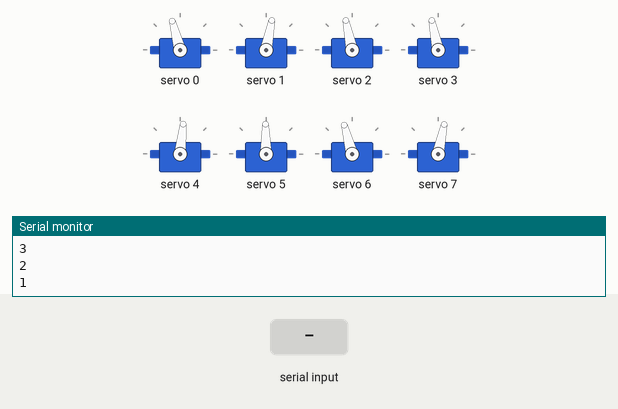
Simulated run of this sketch. Board: ESP32. On the bench: 8 × servo, the last lines printed to the serial monitor. The test bench sets the inputs (shaded band).

Above: at 12.2 s.
12.3 s: "2" received over Serial
At 14.56 s:
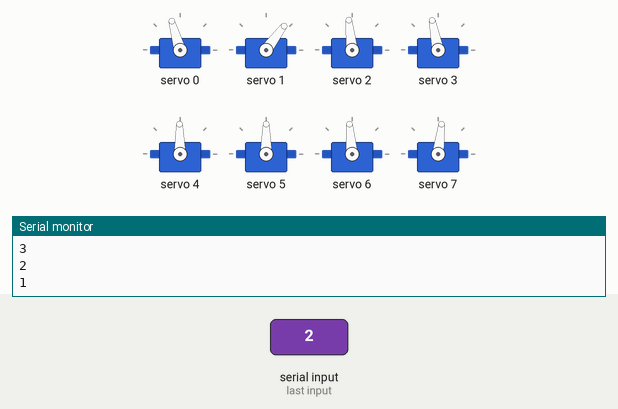
15.3 s: "1" received over Serial
18.3 s: "0" received over Serial
At 19.2 s:
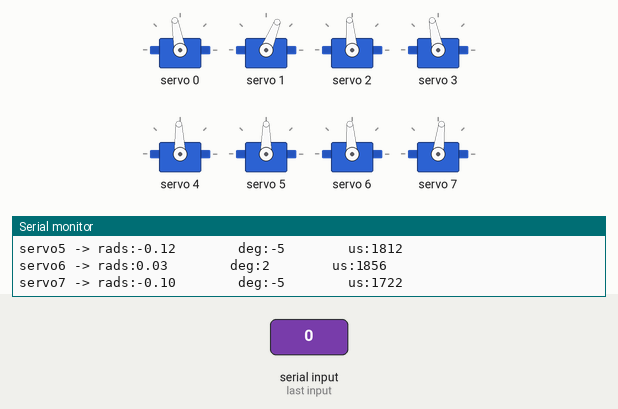
Timing chart, 0 to 21.3 s (numbered marks = the images above; inputs shaded):
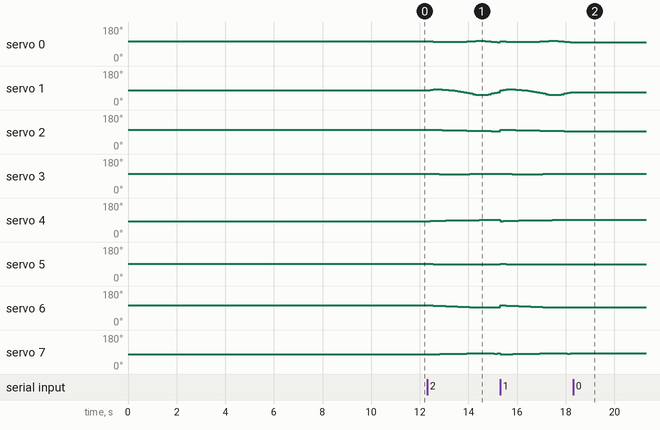

The sketch:

2D_SS_lift_57.ino
```cpp
// HOW TO:
// ------------------------------
// Serial input = 2 -> Steps through gait sequence once and stops at the end.
// Serial input = 1 -> Steps through gait sequence in a loop.
// Serial input = 0 -> Stops infinite loop at the node where it is at that moment

//Gait template
#include <Wire.h>
#include <Adafruit_PWMServoDriver.h>

Adafruit_PWMServoDriver pca9685 = Adafruit_PWMServoDriver();

#define SERVO_FREQ 300
#define SER0 0 //Hip 1
#define SER1 1 //Knee 1
#define SER2 2 //Hip 2
#define SER3 3 //Knee 2
#define SER4 4 //Hip 3
#define SER5 5 //Knee 3
#define SER6 6 //Hip 4
#define SER7 7 //Knee 4

// Insert servo angles here:
// For 3D gaits, these angles are obtained from linearisation.py
// For 2D gaits, these angles are obtained from 2D_trajectory_reader.py
float SS_servo0[] = {-2.92496122e-01, -2.67370765e-01, -2.44000588e-01, -2.22364343e-01, -2.14529329e-01, -2.14431125e-01, -2.14332921e-01, -2.14234717e-01, -2.14136513e-01, -2.14038308e-01, -2.13940104e-01, -2.25276940e-01, -2.40425983e-01, -2.55575025e-01, -2.70724067e-01, -2.85873109e-01, -3.00070330e-01, -3.05602250e-01, -3.00723882e-01, -2.84541633e-01, -2.58076420e-01, -2.25980709e-01, -1.93206988e-01, -1.57362912e-01, -1.20623250e-01, -8.37201268e-02, -4.75615693e-02, -1.71504315e-02, -4.66620885e-03, -1.72093892e-04,  2.27651159e-03,  4.72511707e-03,  5.61090003e-03,  4.50806852e-03,  3.40523702e-03,  2.30240552e-03,  1.19957402e-03,  9.67425124e-05, -1.00608899e-03, -2.10892049e-03, -3.21175200e-03, -4.31458350e-03, -1.06703671e-02, -1.71781081e-02, -2.36858490e-02, -3.01935900e-02, -3.67013309e-02, -4.32090719e-02, -5.00955232e-02, -5.79358816e-02, -6.24754061e-02, -6.38005643e-02, -6.33482664e-02, -6.60683653e-02, -7.15016076e-02, -7.69348499e-02, -8.23680922e-02, -9.50261306e-02, -1.08354010e-01, -1.23208194e-01, -1.41099799e-01, -1.58274690e-01, -1.67546942e-01, -1.75240474e-01, -1.77381970e-01, -1.71640336e-01, -1.68046474e-01, -1.67744490e-01, -1.68916238e-01, -1.70313500e-01, -1.73633412e-01, -1.76953324e-01, -1.83445349e-01, -1.90103763e-01, -1.93326073e-01, -1.99245479e-01, -2.05018398e-01, -2.07698856e-01, -2.08581949e-01, -2.12427035e-01, -2.16030361e-01, -2.16489937e-01, -2.16949514e-01, -2.17409091e-01, -2.17868668e-01, -2.18328245e-01, -2.18787822e-01, -2.19247399e-01, -2.28157139e-01, -2.37164006e-01, -2.46170872e-01, -2.55177739e-01, -2.64184605e-01, -2.77818826e-01, -2.81873652e-01, -2.77258527e-01, -2.68953896e-01, -2.59175717e-01, -2.56104387e-01, -2.54017233e-01, -2.51949657e-01, -2.49882082e-01, -2.49186185e-01, -2.50349532e-01, -2.51512878e-01, -2.59126090e-01, -2.68929406e-01, -2.80200693e-01, -2.87771801e-01, -2.97541658e-01};
float SS_servo1[] = {0.19867022, 0.1325425 , 0.09783546, 0.0745727 , 0.09243805, 0.13335934, 0.17428063, 0.21520192, 0.25612321, 0.2970445 , 0.33796579, 0.40822928, 0.48827484, 0.5683204 , 0.64836596, 0.72841152, 0.80132885, 0.84252972, 0.8437373 , 0.80372331, 0.72548908, 0.63466296, 0.54353069, 0.45735722, 0.37395652, 0.29179351, 0.21084467, 0.14384808, 0.11274193, 0.09601311, 0.08625201, 0.07649091, 0.06999157, 0.06764267, 0.06529377, 0.06294487, 0.06059596, 0.05824706, 0.05589816, 0.05354926, 0.05120036, 0.04885146, 0.05595642, 0.06333487, 0.07071332, 0.07809176, 0.08547021, 0.09284866, 0.10052675, 0.10791286, 0.10991637, 0.1034048 , 0.09383771, 0.08742891, 0.08572078, 0.08401264, 0.08230451, 0.08686906, 0.09201517, 0.09798847, 0.10528192, 0.11273083, 0.12362118, 0.13213384, 0.13160394, 0.11160112, 0.09551176, 0.08764039, 0.08276991, 0.07942831, 0.07922804, 0.07902776, 0.0841042 , 0.08965942, 0.09212462, 0.09771211, 0.10285974, 0.10058862, 0.09471814, 0.09770681, 0.10023263, 0.0967398 , 0.09324696, 0.08975412, 0.08626128, 0.08276844, 0.07927561, 0.07578277, 0.09052811, 0.10548309, 0.12043806, 0.13539303, 0.15034801, 0.17411991, 0.1770005 , 0.16315838, 0.14358873, 0.12333866, 0.11392505, 0.10950582, 0.10595477, 0.10240373, 0.10174012, 0.10499029, 0.10824046, 0.12464516, 0.14562671, 0.16771651, 0.18713562, 0.21266708};
float SS_servo2[] = { 0.16061192,  0.16440004,  0.15797921,  0.14926273,  0.14196586,  0.13546481,  0.12896376,  0.1224627 ,  0.11596165,  0.1094606 ,  0.10295955,  0.09207118,  0.07972016,  0.06736914,  0.05501812,  0.0426671 ,  0.03102009,  0.02642125,  0.02291752,  0.01996005,  0.0191341 ,  0.0164038 ,  0.01276601,  0.0069843 ,  0.00165144, -0.00785417, -0.02221324, -0.03119538, -0.03278223, -0.03290895, -0.03456537, -0.0362218 , -0.03720188, -0.03732134, -0.03744081, -0.03756027, -0.03767974, -0.0377992 , -0.03791867, -0.03803813, -0.0381576 , -0.03827707, -0.04122834, -0.04426153, -0.04729473, -0.05032792, -0.05336111, -0.0563943 , -0.0595479 , -0.06348136, -0.06711472, -0.07113768, -0.07582197, -0.0817763 , -0.08842495, -0.09507359, -0.10172224, -0.11108372, -0.12069673, -0.13066685, -0.14027781, -0.14914884, -0.15651995, -0.1659287 , -0.18055083, -0.21278312, -0.24983139, -0.2853896 , -0.31944975, -0.35339412, -0.38371609, -0.41403806, -0.43809481, -0.46007103, -0.47426452, -0.47874209, -0.47444986, -0.46214948, -0.43757454, -0.40483014, -0.37120714, -0.32615938, -0.28111162, -0.23606385, -0.19101609, -0.14596832, -0.10092056, -0.0558728 , -0.01548246,  0.02485433,  0.06519113,  0.10552793,  0.14586473,  0.17065291,  0.17340606,  0.17145351,  0.16989498,  0.16895277,  0.17050439,  0.17131101,  0.17181425,  0.17231749,  0.17212352,  0.1709845 ,  0.16984549,  0.16938489,  0.17055974,  0.17178035,  0.16980804,  0.16103093};
float SS_servo3[] = {0.13619751, 0.11189721, 0.09961317, 0.09201987, 0.08524043, 0.07891723, 0.07259403, 0.06627084, 0.05994764, 0.05362444, 0.04730125, 0.05417591, 0.06545046, 0.07672502, 0.08799957, 0.09927412, 0.11109024, 0.11022579, 0.10665729, 0.10319832, 0.09672808, 0.0937723 , 0.09249288, 0.09737956, 0.10296303, 0.11586042, 0.13805579, 0.15138459, 0.14889148, 0.14154763, 0.14009214, 0.13863664, 0.13592237, 0.13160637, 0.12729038, 0.12297438, 0.11865838, 0.11434238, 0.11002638, 0.10571039, 0.10139439, 0.09707839, 0.09730525, 0.09766353, 0.09802181, 0.09838008, 0.09873836, 0.09909664, 0.09922999, 0.09874215, 0.0989406 , 0.09792068, 0.09875954, 0.09892554, 0.09974947, 0.10057341, 0.10139734, 0.09934302, 0.09702185, 0.09315271, 0.08376759, 0.07447985, 0.08153917, 0.09351828, 0.11813142, 0.18020254, 0.26251074, 0.34748349, 0.43345279, 0.52851722, 0.62182612, 0.71513503, 0.80107274, 0.88417894, 0.95408174, 0.99375419, 1.00851033, 0.99850386, 0.95474764, 0.89644365, 0.83700914, 0.76287394, 0.68873874, 0.61460354, 0.54046834, 0.46633314, 0.39219794, 0.31806274, 0.28103506, 0.24443388, 0.20783271, 0.17123154, 0.13463037, 0.11835831, 0.10901788, 0.10824541, 0.10834831, 0.10955577, 0.1030364 , 0.10115899, 0.10075763, 0.10035626, 0.1015281 , 0.10483235, 0.1081366 , 0.11029091, 0.10934064, 0.10648082, 0.11497938, 0.1394261 };
float SS_servo4[] = { 2.40000571e-01,  2.25604020e-01,  2.05471492e-01,  1.85303420e-01,  1.71235584e-01,  1.60587468e-01,  1.49939353e-01,  1.39291237e-01,  1.28643122e-01,  1.17995006e-01,  1.07346891e-01,  1.02960202e-01,  1.00660943e-01,  9.83616851e-02,  9.60624268e-02,  9.37631684e-02,  9.16567622e-02,  8.58497419e-02,  7.87787011e-02,  7.48145332e-02,  6.81671476e-02,  6.33134789e-02,  5.92971018e-02,  6.11198544e-02,  6.51630149e-02,  6.90056431e-02,  7.00399166e-02,  6.70740107e-02,  5.49298117e-02,  4.04726651e-02,  3.64544130e-02,  3.24361608e-02,  2.82476184e-02,  2.38423898e-02,  1.94371613e-02,  1.50319328e-02,  1.06267043e-02,  6.22147574e-03,  1.81624721e-03, -2.58898131e-03, -6.99420984e-03, -1.13994384e-02, -1.07001693e-02, -9.85323737e-03, -9.00630545e-03, -8.15937354e-03, -7.31244162e-03, -6.46550970e-03, -5.88926389e-03, -7.03077861e-03, -9.38522792e-03, -1.44214386e-02, -1.60092536e-02, -1.71035508e-02, -1.13606595e-02, -5.61776824e-03,  1.25123051e-04,  2.03952475e-02,  4.20122522e-02,  6.74219918e-02,  9.47612702e-02,  1.08152894e-01,  1.05034595e-01,  8.88774383e-02,  7.16553112e-02,  5.89824060e-02,  4.48513858e-02,  3.00603471e-02,  1.41371183e-02, -2.17888507e-03, -1.79123484e-02, -3.36458117e-02, -5.09026761e-02, -6.87699576e-02, -8.74437564e-02, -1.09111460e-01, -1.32042342e-01, -1.53795955e-01, -1.66656787e-01, -1.72544821e-01, -1.76952207e-01, -1.62105806e-01, -1.47259406e-01, -1.32413005e-01, -1.17566605e-01, -1.02720204e-01, -8.78738034e-02, -7.30274028e-02, -4.60911367e-02, -1.90159097e-02,  8.05931726e-03,  3.51345442e-02,  6.22097712e-02,  8.91920010e-02,  1.16147390e-01,  1.43576519e-01,  1.69917337e-01,  1.93179310e-01,  2.13533620e-01,  2.26284599e-01,  2.37048758e-01,  2.47812917e-01,  2.54664105e-01,  2.56211454e-01,  2.57758803e-01,  2.50139894e-01,  2.36766133e-01,  2.23917260e-01,  2.28514333e-01,  2.42579184e-01};
float SS_servo5[] = {-0.11820081, -0.10532283, -0.08958339, -0.07378441, -0.06667611, -0.06443972, -0.06220332, -0.05996692, -0.05773052, -0.05549412, -0.05325772, -0.05949836, -0.06856508, -0.07763179, -0.08669851, -0.09576522, -0.10324567, -0.10158883, -0.09787808, -0.09923751, -0.09385684, -0.0924762 , -0.09295693, -0.10347172, -0.116875  , -0.13102596, -0.14007353, -0.13898066, -0.12001478, -0.09823032, -0.09480038, -0.09137044, -0.08754575, -0.08321874, -0.07889173, -0.07456472, -0.07023771, -0.0659107 , -0.0615837 , -0.05725669, -0.05292968, -0.04860267, -0.05586111, -0.0634547 , -0.07104829, -0.07864188, -0.08623546, -0.09382905, -0.10133374, -0.1075162 , -0.10994784, -0.10893827, -0.11445152, -0.12426511, -0.14876539, -0.17326567, -0.19776594, -0.2610894 , -0.32801232, -0.40531207, -0.49248902, -0.54945736, -0.55134639, -0.52496854, -0.49419375, -0.47668205, -0.45653477, -0.43333373, -0.40772398, -0.380197  , -0.3546241 , -0.32905119, -0.30151946, -0.27259149, -0.23809277, -0.19984754, -0.15925922, -0.12246856, -0.10579292, -0.10441067, -0.1061537 , -0.14853675, -0.19091981, -0.23330286, -0.27568591, -0.31806896, -0.36045202, -0.40283507, -0.45510146, -0.50748146, -0.55986146, -0.61224145, -0.66462145, -0.70730776, -0.7443393 , -0.7753872 , -0.79365547, -0.79105392, -0.78207758, -0.73644096, -0.68106197, -0.62568299, -0.55943677, -0.47846054, -0.39748431, -0.29839215, -0.177794  , -0.09240143, -0.09730329, -0.11938679};
float SS_servo6[] = {0.26367028, 0.24707887, 0.23068882, 0.21544662, 0.20069733, 0.18622438, 0.17175142, 0.15727847, 0.14280551, 0.12833256, 0.1138596 , 0.10410761, 0.09592949, 0.08775137, 0.07957326, 0.07139514, 0.06554372, 0.06119046, 0.05612791, 0.04987516, 0.04758012, 0.04474244, 0.04161808, 0.03751559, 0.03316401, 0.02887893, 0.02784238, 0.03257191, 0.05494223, 0.09111169, 0.13289201, 0.17467234, 0.20949023, 0.23544876, 0.26140728, 0.28736581, 0.31332434, 0.33928287, 0.3652414 , 0.39119992, 0.41715845, 0.44311698, 0.44870516, 0.45370406, 0.45870296, 0.46370186, 0.46870076, 0.47369966, 0.47793426, 0.47618562, 0.47546982, 0.47608677, 0.47389903, 0.46703605, 0.45495894, 0.44288184, 0.43080473, 0.40900229, 0.38629818, 0.36220128, 0.33367423, 0.30907926, 0.30607179, 0.30307054, 0.29998473, 0.29529767, 0.28992014, 0.28597525, 0.281281  , 0.27661706, 0.27216494, 0.26771281, 0.26429482, 0.26103068, 0.25902347, 0.25777831, 0.25696042, 0.25112806, 0.24084468, 0.23523155, 0.22972462, 0.22559878, 0.22147293, 0.21734709, 0.21322124, 0.2090954 , 0.20496955, 0.20084371, 0.20205469, 0.20332701, 0.20459934, 0.20587166, 0.20714398, 0.20644381, 0.20385406, 0.20161909, 0.20033074, 0.1991663 , 0.19198239, 0.18994834, 0.18931214, 0.18867594, 0.19012262, 0.19439255, 0.19866249, 0.21073846, 0.22610605, 0.2430832 , 0.25644217, 0.26784078};
float SS_servo7[] = {-0.21337321, -0.19618979, -0.18800864, -0.18213286, -0.17367185, -0.16376159, -0.15385134, -0.14394108, -0.13403083, -0.12412057, -0.11421032, -0.10966732, -0.10691366, -0.10416   , -0.10140634, -0.09865268, -0.09860655, -0.09993237, -0.10029769, -0.09705221, -0.10048878, -0.10322704, -0.10557111, -0.10413916, -0.10058182, -0.09830139, -0.10319486, -0.11776137, -0.16912341, -0.25058141, -0.34098143, -0.43138146, -0.48461727, -0.49056345, -0.49650962, -0.5024558 , -0.50840198, -0.51434816, -0.52029434, -0.52624052, -0.5321867 , -0.53813287, -0.48661594, -0.43343672, -0.38025749, -0.32707827, -0.27389904, -0.22071982, -0.16772595, -0.12616969, -0.10181857, -0.10003979, -0.10400504, -0.11000794, -0.1166325 , -0.12325706, -0.12988162, -0.13424998, -0.13840915, -0.14461476, -0.13745823, -0.11953513, -0.12158314, -0.12279575, -0.1216444 , -0.12089952, -0.11918463, -0.11871239, -0.11669347, -0.11364853, -0.1117055 , -0.10976248, -0.11099935, -0.11239605, -0.11242838, -0.11629707, -0.12114793, -0.1171336 , -0.1041402 , -0.09749271, -0.09104436, -0.08718557, -0.08332677, -0.07946798, -0.07560919, -0.07175039, -0.0678916 , -0.06403281, -0.06954077, -0.0751564 , -0.08077203, -0.08638766, -0.09200328, -0.09398103, -0.09397213, -0.09414   , -0.09456401, -0.0928985 , -0.08161557, -0.07775938, -0.07591312, -0.07406687, -0.07628261, -0.08400418, -0.09172574, -0.11484632, -0.14432882, -0.17873119, -0.20109157, -0.21772169};

int node=0;
int first=0;
int input=0;
int end_time=0;
int time_step=120000; //was 120000
int steps = sizeof(SS_servo0)/sizeof(SS_servo0[0]);
int one_print = 0;

// -------------------Joint configurations-------------------
int servo0=0;
int servo0_deg=0;
int servo1=0;
int servo1_deg=0;
int servo2=0;
int servo2_deg=0;
int servo3=0;
int servo3_deg=0;
int servo4=0;
int servo4_deg=0;
int servo5=0;
int servo5_deg=0;
int servo6=0;
int servo6_deg=0;
int servo7=0;
int servo7_deg=0;

void setup() {
  Serial.begin(115200);
  pca9685.begin();

  pca9685.setOscillatorFrequency(27000000); //Value between 24MHz and 27MHz, tuned for this setup
  pca9685.setPWMFreq(SERVO_FREQ);
  delay (1000);

  servo0_deg=SS_servo0[0]/3.14159265*180;
  servo0=map(servo0_deg,-38,90,2200,1030);
  servo1_deg=SS_servo1[0]/3.14159265*180;
  servo1=map(servo1_deg,-90,90,2600,950);
  servo2_deg=SS_servo2[0]/3.14159265*180;
  servo2=map(servo2_deg,-38,90,1510,2730);
  servo3_deg=SS_servo3[0]/3.14159265*180;
  servo3=map(servo3_deg,-90,90,1100,2700);
  servo4_deg=SS_servo4[0]/3.14159265*180;
  servo4=map(servo4_deg,-90,38,2700,1500);
  servo5_deg=SS_servo5[0]/3.14159265*180;
  servo5=map(servo5_deg,-90,90,2600,930);
  servo6_deg=SS_servo6[0]/3.14159265*180;
  servo6=map(servo6_deg,-90,38,850,2250);
  servo7_deg=SS_servo7[0]/3.14159265*180;
  servo7=map(servo7_deg,-90,90,920,2620);

  pca9685.setPWM(SER0,0,servo0);
  pca9685.setPWM(SER1,0,servo1);
  pca9685.setPWM(SER2,0,servo2);
  pca9685.setPWM(SER3,0,servo3);
  pca9685.setPWM(SER4,0,servo4);
  pca9685.setPWM(SER5,0,servo5);
  pca9685.setPWM(SER6,0,servo6);
  pca9685.setPWM(SER7,0,servo7);

  Serial.print("Node:");
  Serial.println(node);
  Serial.print("servo0 -> rads:");
  Serial.print(SS_servo0[node]);
  Serial.print("        deg:");
  Serial.print(servo0_deg);
  Serial.print("        us:");
  Serial.println(servo0);
  Serial.print("servo1 -> rads:");
  Serial.print(SS_servo1[node]);
  Serial.print("        deg:");
  Serial.print(servo1_deg);
  Serial.print("        us:");
  Serial.println(servo1);
  Serial.print("servo2 -> rads:");
  Serial.print(SS_servo2[node]);
  Serial.print("        deg:");
  Serial.print(servo2_deg);
  Serial.print("        us:");
  Serial.println(servo2);
  Serial.print("servo3 -> rads:");
  Serial.print(SS_servo3[node]);
  Serial.print("        deg:");
  Serial.print(servo3_deg);
  Serial.print("        us:");
  Serial.println(servo3);
  Serial.print("servo4 -> rads:");
  Serial.print(SS_servo4[node]);
  Serial.print("        deg:");
  Serial.print(servo4_deg);
  Serial.print("        us:");
  Serial.println(servo4);
  Serial.print("servo5 -> rads:");
  Serial.print(SS_servo5[node]);
  Serial.print("        deg:");
  Serial.print(servo5_deg);
  Serial.print("        us:");
  Serial.println(servo5);
  Serial.print("servo6 -> rads:");
  Serial.print(SS_servo6[node]);
  Serial.print("        deg:");
  Serial.print(servo6_deg);
  Serial.print("        us:");
  Serial.println(servo6);
  Serial.print("servo7 -> rads:");
  Serial.print(SS_servo7[node]);
  Serial.print("        deg:");
  Serial.print(servo7_deg);
  Serial.print("        us:");
  Serial.println(servo7);

  Serial.println("10");
  delay(1000);
  Serial.println("9");
  delay(1000);
  Serial.println("8");
  delay(1000);
  Serial.println("7");
  delay(1000);
  Serial.println("6");
  delay(1000);
  Serial.println("5");
  delay(1000);
  Serial.println("4");
  delay(1000);
  Serial.println("3");
  delay(1000);
  Serial.println("2");
  delay(1000);
  Serial.println("1");
  delay(1000);

}

void loop()
{
  if(Serial.available()>0)
  {
    first=Serial.read();
    if(first=='2')
    {
      input=2;
      node=0;
      one_print=1;
    }
    if(first=='1')
    {
      input=1;
      node=0;
      one_print=1;
    }
    if(first=='0')
    {
      input=0;
    }
  }
  if(input==1 or input==2)
  {
      if(esp_timer_get_time()>=end_time)
      {
        servo0_deg=SS_servo0[node]/3.14159265*180;
        servo0=map(servo0_deg,-38,90,2200,1030);
        servo1_deg=SS_servo1[node]/3.14159265*180;
        servo1=map(servo1_deg,-90,90,2600,950);
        servo2_deg=SS_servo2[node]/3.14159265*180;
        servo2=map(servo2_deg,-38,90,1510,2730);
        servo3_deg=SS_servo3[node]/3.14159265*180;
        servo3=map(servo3_deg,-90,90,1100,2700);
        servo4_deg=SS_servo4[node]/3.14159265*180;
        servo4=map(servo4_deg,-90,38,2700,1500);
        servo5_deg=SS_servo5[node]/3.14159265*180;
        servo5=map(servo5_deg,-90,90,2600,930);
        servo6_deg=SS_servo6[node]/3.14159265*180;
        servo6=map(servo6_deg,-90,38,850,2250);
        servo7_deg=SS_servo7[node]/3.14159265*180;
        servo7=map(servo7_deg,-90,90,920,2620);

        pca9685.setPWM(SER0,0,servo0);
        pca9685.setPWM(SER1,0,servo1);
        pca9685.setPWM(SER2,0,servo2);
        pca9685.setPWM(SER3,0,servo3);
        pca9685.setPWM(SER4,0,servo4);
        pca9685.setPWM(SER5,0,servo5);
        pca9685.setPWM(SER6,0,servo6);
        pca9685.setPWM(SER7,0,servo7);

        node+=1;
        if(node>=steps and input==1)
        {
          Serial.print("Input:");
          Serial.println(input);
          node=0;
        }
        if(node>=steps and input==2)
        {
          Serial.print("Input:");
          Serial.println(input);
          input=0;
        }
         end_time=esp_timer_get_time()+time_step;
      }
   }

  if(input == 0)
  {
        pca9685.setPWM(SER0,0,servo0);
        pca9685.setPWM(SER1,0,servo1);
        pca9685.setPWM(SER2,0,servo2);
        pca9685.setPWM(SER3,0,servo3);
        pca9685.setPWM(SER4,0,servo4);
        pca9685.setPWM(SER5,0,servo5);
        pca9685.setPWM(SER6,0,servo6);
        pca9685.setPWM(SER7,0,servo7);

        if(one_print==1)
        {
          Serial.print("Input:");
          Serial.println(input);
          Serial.print("Node:");
          Serial.println(node);
          Serial.print("servo0 -> rads:");
          Serial.print(SS_servo0[node]);
          Serial.print("        deg:");
          Serial.print(servo0_deg);
          Serial.print("        us:");
          Serial.println(servo0);
          Serial.print("servo1 -> rads:");
          Serial.print(SS_servo1[node]);
          Serial.print("        deg:");
          Serial.print(servo1_deg);
          Serial.print("        us:");
          Serial.println(servo1);
          Serial.print("servo2 -> rads:");
          Serial.print(SS_servo2[node]);
          Serial.print("        deg:");
          Serial.print(servo2_deg);
          Serial.print("        us:");
          Serial.println(servo2);
          Serial.print("servo3 -> rads:");
          Serial.print(SS_servo3[node]);
          Serial.print("        deg:");
          Serial.print(servo3_deg);
          Serial.print("        us:");
          Serial.println(servo3);
          Serial.print("servo4 -> rads:");
          Serial.print(SS_servo4[node]);
          Serial.print("        deg:");
          Serial.print(servo4_deg);
          Serial.print("        us:");
          Serial.println(servo4);
          Serial.print("servo5 -> rads:");
          Serial.print(SS_servo5[node]);
          Serial.print("        deg:");
          Serial.print(servo5_deg);
          Serial.print("        us:");
          Serial.println(servo5);
          Serial.print("servo6 -> rads:");
          Serial.print(SS_servo6[node]);
          Serial.print("        deg:");
          Serial.print(servo6_deg);
          Serial.print("        us:");
          Serial.println(servo6);
          Serial.print("servo7 -> rads:");
          Serial.print(SS_servo7[node]);
          Serial.print("        deg:");
          Serial.print(servo7_deg);
          Serial.print("        us:");
          Serial.println(servo7);
          one_print=0;
        }

  }
}
```

Measured:
- after the input at 12.3 s, servo 0: 105° → 104° after 0.13 s, → 103° 0.13 s later, → 102° 0.13 s later, → 103° 1.1 s later, … (12 changes in this stretch); servo 1: 79° → 82° after 0.13 s, → 84° 0.12 s later, → 82° 0.37 s later, → 81° 0.13 s later, … (20 changes in this stretch)
- after the input at 18.3 s, servo 0: stops changing and stays 100°; servo 1: stops changing and stays 68°; servo 2: stops changing and stays 95°; servo 3: stops changing and stays 101°; servo 4: stops changing and stays 92°
